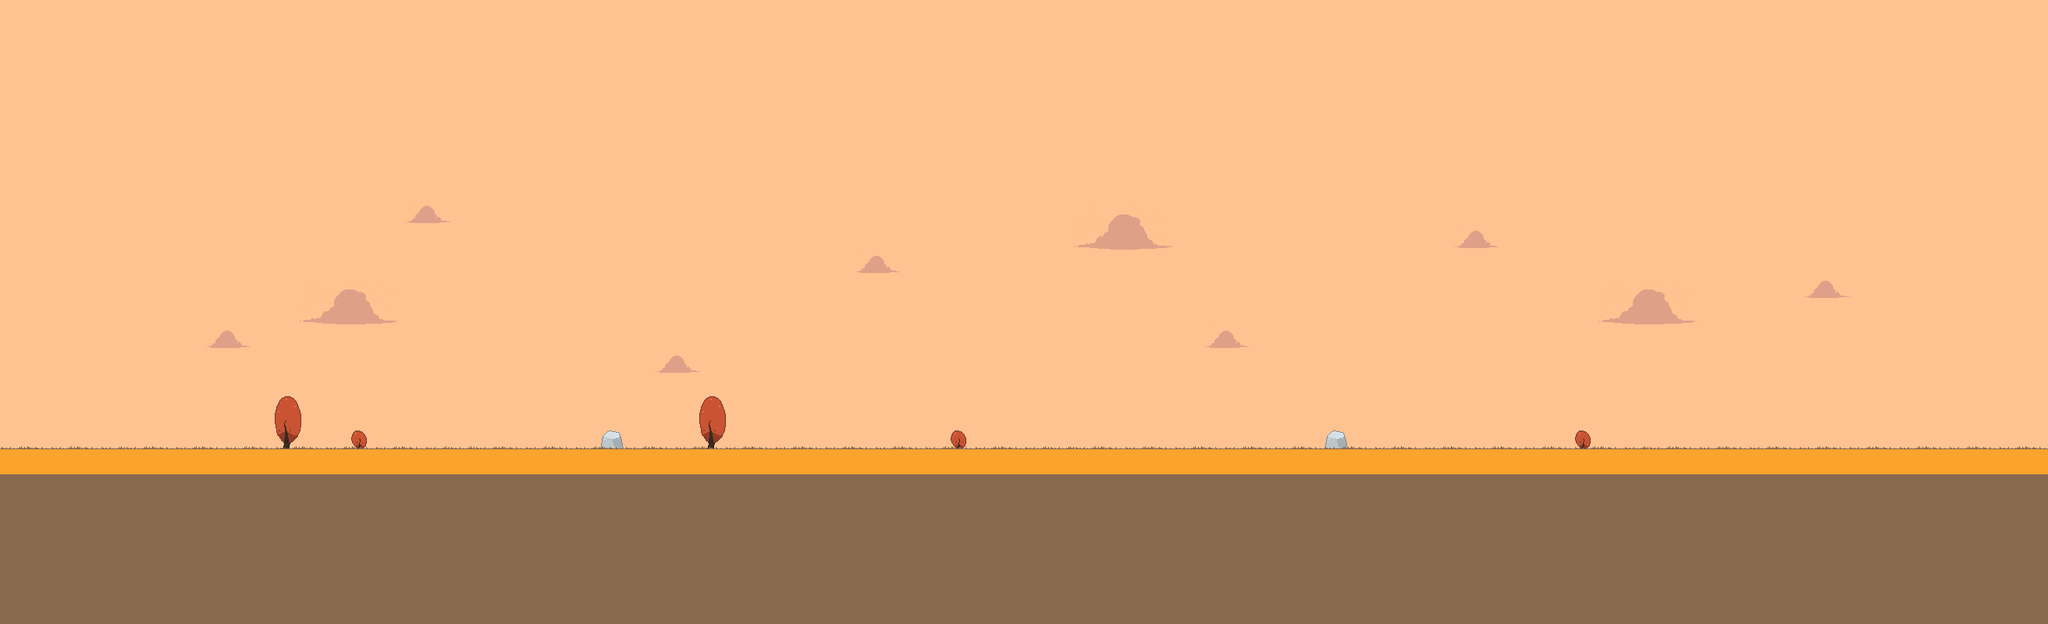

This game map was drawn from its Tiled (.tmx) file and the tilesets committed beside it. A one-line description and the trimmed map source follow:
An orthogonal 82x25 tile map with 32x32 px tiles, 4 tile layers (SKY, BACKGROUND, GROUND, COLLISION), 1 hidden layer not drawn, 3 tilesets and 2 objects (PlayerStart, EndFlag).

<map version="1.0" orientation="orthogonal" width="82" height="25" tilewidth="32" tileheight="32">
 <tileset firstgid="1" name="tiles" tilewidth="32" tileheight="32">
  <image source="../assets/tileset.png" width="64" height="32" />
 </tileset>
 <tileset firstgid="3" name="tiles2" tilewidth="32" tileheight="32">
  <image source="../assets/tiles2.png" width="64" height="32" />
 </tileset>
 <tileset firstgid="5" name="SOMETILES" tilewidth="32" tileheight="32">
  <image source="../assets/SOMETILES.png" width="640" height="360" />
 </tileset>
 <layer name="SKY" width="82" height="25">
  <data>[2050 cells, 2050 non-empty, 12 distinct tile ids]</data>
 </layer>
 <layer name="BACKGROUND" width="82" height="25">
  <data>[2050 cells, 17 non-empty, 8 distinct tile ids]</data>
 </layer>
 <layer name="GROUND" width="82" height="25">
  <data>[2050 cells, 656 non-empty, 3 distinct tile ids]</data>
 </layer>
 <layer name="COLLISION" width="82" height="25">
  <data>[2050 cells, 82 non-empty, 1 distinct tile ids]</data>
 </layer>
 <layer name="FOREGROUND" width="82" height="25" visible="0">
  <data>[2050 cells, 0 non-empty, 0 distinct tile ids]</data>
 </layer>
 <objectgroup name="OBJECTS" width="82" height="25">
  <object name="PlayerStart" gid="137" x="256" y="576" />
  <object name="EndFlag" gid="183" x="2272" y="544" />
 </objectgroup>
</map>
